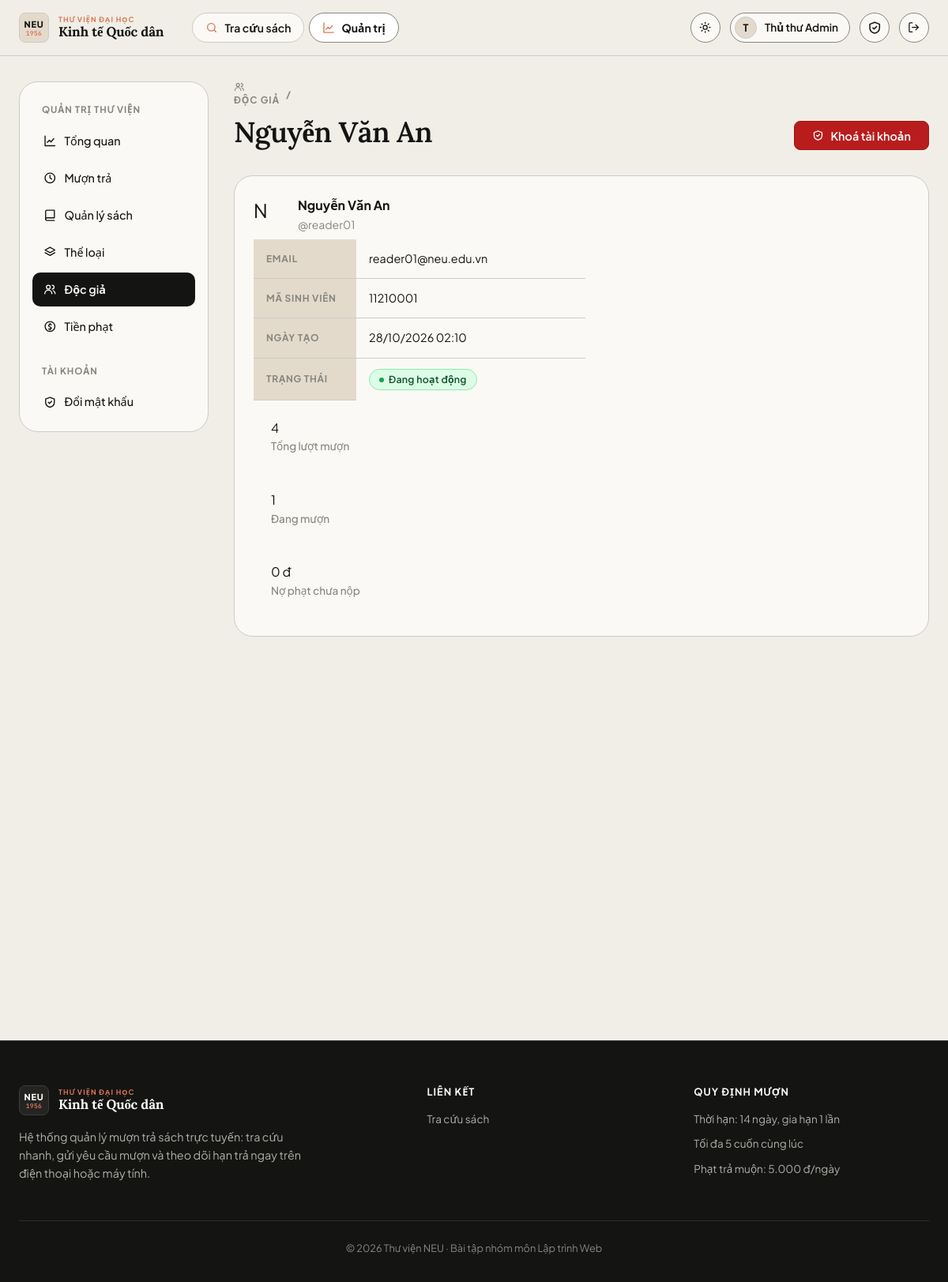
The app's page /admin/users/2 (signed in) with its own data.
### app/models.py (models this page shows, shortened)
class User(UserMixin, db.Model):
    id = db.Column(db.Integer, primary_key=True)
    username = db.Column(db.String(50), unique=True, nullable=False, index=True)
    email = db.Column(db.String(120), unique=True, nullable=False)
    full_name = db.Column(db.String(100), nullable=False)
    student_code = db.Column(db.String(30))
    password_hash = db.Column(db.String(255), nullable=False)
    role = db.Column(db.String(20), nullable=False, default=ROLE_READER)
    active = db.Column(db.Boolean, nullable=False, default=True)
    created_at = db.Column(db.DateTime, default=datetime.now)
    loans = db.relationship("Loan", foreign_keys="Loan.user_id", back_populates="user")
    @property
    def is_active(self):  # Flask-Login: tài khoản bị khoá không đăng nhập được
        return self.active
    @property
    def is_admin(self):
        return self.role == ROLE_ADMIN

### app/blueprints/admin.py (the view)
@bp.route("/users/<int:user_id>")
@admin_required
def user_detail(user_id):
    user = User.query.get_or_404(user_id)
    if user.is_admin:
        abort(403)
    loans = Loan.query.filter_by(user_id=user.id).order_by(Loan.requested_at.desc()).all()
    unpaid = sum(l.fine_amount for l in loans if l.fine_amount and not l.fine_paid)
    return render_template("admin/user_detail.html", user=user, loans=loans, unpaid=unpaid)

### app/blueprints/admin.py (called while the page is built)
def admin_required(fn):
    @wraps(fn)
    @login_required
    def wrapper(*a, **kw):
        if not current_user.is_admin:
            abort(403)
        return fn(*a, **kw)
    return wrapper

### app/models.py (called while the page is built)
@login_manager.user_loader
def load_user(user_id):
    return db.session.get(User, int(user_id))

    @property
    def is_overdue(self):
        return self.status == LOAN_BORROWING and self.due_date and date.today() > self.due_date

    @property
    def status_label(self):
        if self.is_overdue:
            return ("Quá hạn", "danger")
        return STATUS_LABELS.get(self.status, (self.status, "secondary"))

### app/templates/admin/user_detail.html (shortened to what this page needs)
{% extends "admin/_layout.html" %}
{% from "macros.html" import csrf, icon, status_badge, empty %}
{% block admin_content %}
<div class="page-head" data-reveal>
  <div>
    <span class="eyebrow">
      <a href="{{ url_for('admin.users') }}">{{ icon('users') }} Độc giả</a> /
    </span>
    <h1 class="mt-1">{{ user.full_name }}</h1>
  </div>
  <div class="row-actions">
    <form method="post" action="{{ url_for('admin.user_toggle', user_id=user.id) }}"
      {% if user.active %}data-confirm="Xác nhận khóa tài khoản độc giả @{{ user.username }}? Độc giả này sẽ tạm thời không thể đăng nhập hoặc gửi yêu cầu mượn sách."{% endif %}>
      <button class="btn {{ 'btn-danger' if user.active else 'btn-success' }}">
        {{ icon('shield') }} {{ 'Khoá tài khoản' if user.active else 'Mở khoá' }}
      </button>
    </form>
  </div>
</div>
<div class="card mb-2" data-reveal>
  <div class="card-body">
    <div class="grid-2" style="gap:1.5rem">
      <div>
        <div class="flex items-center gap-1 mb-1">
          <span class="avatar" style="width:3rem;height:3rem;font-size:1.5rem">{{ user.full_name[:1]|upper }}</span>
          <div>
            <div class="fw-bold">{{ user.full_name }}</div>
            <div class="small muted">@{{ user.username }}</div>
          </div>
        </div>
        <table class="table table-sm" style="max-width:420px">
          <tr><th style="width:130px">Email</th><td>{{ user.email }}</td></tr>
          <tr><th>Mã sinh viên</th><td>{{ user.student_code or '—' }}</td></tr>
          <tr><th>Ngày tạo</th><td>{{ user.created_at|dt }}</td></tr>
          <tr><th>Trạng thái</th><td>
            {% if user.active %}
              <span class="badge badge-success">Đang hoạt động</span>
            {% else %}
              <span class="badge badge-secondary">Bị khoá</span>
            {% endif %}
          </td></tr>
        </table>
      </div>
      <div>
        <div class="stat-row">
          <div class="stat-card">
            <div class="stat-num" data-count="{{ loans|length }}">{{ loans|length }}</div>
            <div class="stat-label">Tổng lượt mượn</div>
          </div>
          <div class="stat-card">
            <div class="stat-num" data-count="{{ loans|selectattr('status','equalto','borrowing')|list|length }}">{{ loans|selectattr('status','equalto','borrowing')|list|length }}</div>
            <div class="stat-label">Đang mượn</div>
          </div>
          <div class="stat-card" style="{{ 'color:var(--danger)' if unpaid > 0 }}">
            <div class="stat-num">{{ unpaid|vnd }}</div>
            <div class="stat-label">Nợ phạt chưa nộp</div>
          </div>
        </div>
      </div>
    </div>
  </div>
</div>
{% endblock %}

### app/templates/base.html (shortened to what this page needs)
{% from "macros.html" import icon %}
<!doctype html>
<html lang="vi">
<head>
  <link rel="stylesheet" href="{{ url_for('static', filename='css/style.css') }}">
</head>
<body>
<header class="navbar">
  <div class="container nav-inner">
    <a class="brand" href="{{ url_for('main.index') }}" aria-label="Trang chủ Thư viện NEU">
      <span class="brand-monogram">
        <span class="mono-code">NEU</span>
        <span class="mono-year">1956</span>
      </span>
      <span class="brand-text">
        <span class="brand-sub">Thư viện đại học</span>
        <span class="brand-main">Kinh tế Quốc dân</span>
      </span>
    </a>
    <nav class="nav-links" id="nav-links">
      <a class="nav-link {{ 'active' if request.endpoint in ('main.index','main.book_detail') }}" href="{{ url_for('main.index') }}">{{ icon('search') }} Tra cứu sách</a>
      {% if current_user.is_authenticated and current_user.is_admin %}
      <a class="nav-link {{ 'active' if request.blueprint == 'admin' }}" href="{{ url_for('admin.dashboard') }}">{{ icon('chart') }} Quản trị</a>
      {% endif %}
    </nav>
    <div class="nav-actions">
      <button class="icon-btn theme-toggle" type="button" aria-label="Đổi giao diện sáng/tối">
        <span class="sun">{{ icon('sun') }}</span><span class="moon">{{ icon('moon') }}</span>
      </button>
      {% if current_user.is_authenticated %}
        <div class="user-chip"><span class="avatar">{{ current_user.full_name[:1]|upper }}</span><span class="name">{{ current_user.full_name }}</span></div>
        <a class="icon-btn" href="{{ url_for('auth.change_password') }}" aria-label="Đổi mật khẩu" title="Đổi mật khẩu">{{ icon('shield') }}</a>
        <form method="post" action="{{ url_for('auth.logout') }}">
          <button class="icon-btn" aria-label="Đăng xuất" title="Đăng xuất">{{ icon('logout') }}</button>
        </form>
      {% else %}
        <a class="btn btn-ghost btn-sm" href="{{ url_for('auth.login') }}">Đăng nhập</a>
        <a class="btn btn-primary btn-sm" href="{{ url_for('auth.register') }}">Đăng ký</a>
      {% endif %}
    </div>
  </div>
</header>
<main id="main-content">
  <div class="container">{% block content %}{% endblock %}</div>
</main>
<footer class="footer">
  <div class="container">
    <div class="footer-grid">
      <div>
        <a class="brand" href="{{ url_for('main.index') }}" aria-label="Trang chủ Thư viện NEU">
          <span class="brand-monogram">
            <span class="mono-code">NEU</span>
            <span class="mono-year">1956</span>
          </span>
          <span class="brand-text">
            <span class="brand-sub">Thư viện đại học</span>
            <span class="brand-main">Kinh tế Quốc dân</span>
          </span>
        </a>
        <p class="muted mt-2" style="max-width:380px">Hệ thống quản lý mượn trả sách trực tuyến: tra cứu nhanh, gửi yêu cầu mượn và theo dõi hạn trả ngay trên điện thoại hoặc máy tính.</p>
      </div>
      <div><h4>Liên kết</h4><ul>
        <li><a href="{{ url_for('main.index') }}">Tra cứu sách</a></li>
      </ul></div>
      <div><h4>Quy định mượn</h4><ul class="muted">
        <li>Thời hạn: {{ config.LOAN_DAYS }} ngày, gia hạn {{ config.MAX_RENEWALS }} lần</li>
        <li>Tối đa {{ config.MAX_ACTIVE_LOANS }} cuốn cùng lúc</li>
        <li>Phạt trả muộn: {{ '{:,}'.format(config.FINE_PER_DAY).replace(',', '.') }} đ/ngày</li>
      </ul></div>
    </div>
    <div class="copy">© 2026 Thư viện NEU · Bài tập nhóm môn Lập trình Web</div>
  </div>
</footer>
</body>
</html>

### records on screen
User: full_name "T", full_name "Thủ thư Admin"
User: full_name "Nguyễn Văn An", active "Khoá tài khoản", full_name "N", username "reader01", email "reader01@neu.edu.vn", student_code "11210001", created_at|dt "28/10/2026 02:10"

### other values on screen
{{ loans|length }} "4"
{{ loans|selectattr('status','equalto','borrowing')|list|length }} "1"
{{ unpaid|vnd }} "0 đ"
{{ config.LOAN_DAYS }} "14"
{{ config.MAX_RENEWALS }} "1"
{{ config.MAX_ACTIVE_LOANS }} "5"
{{ '{:,}'.format(config.FINE_PER_DAY).replace(',', '.') }} "5.000"
